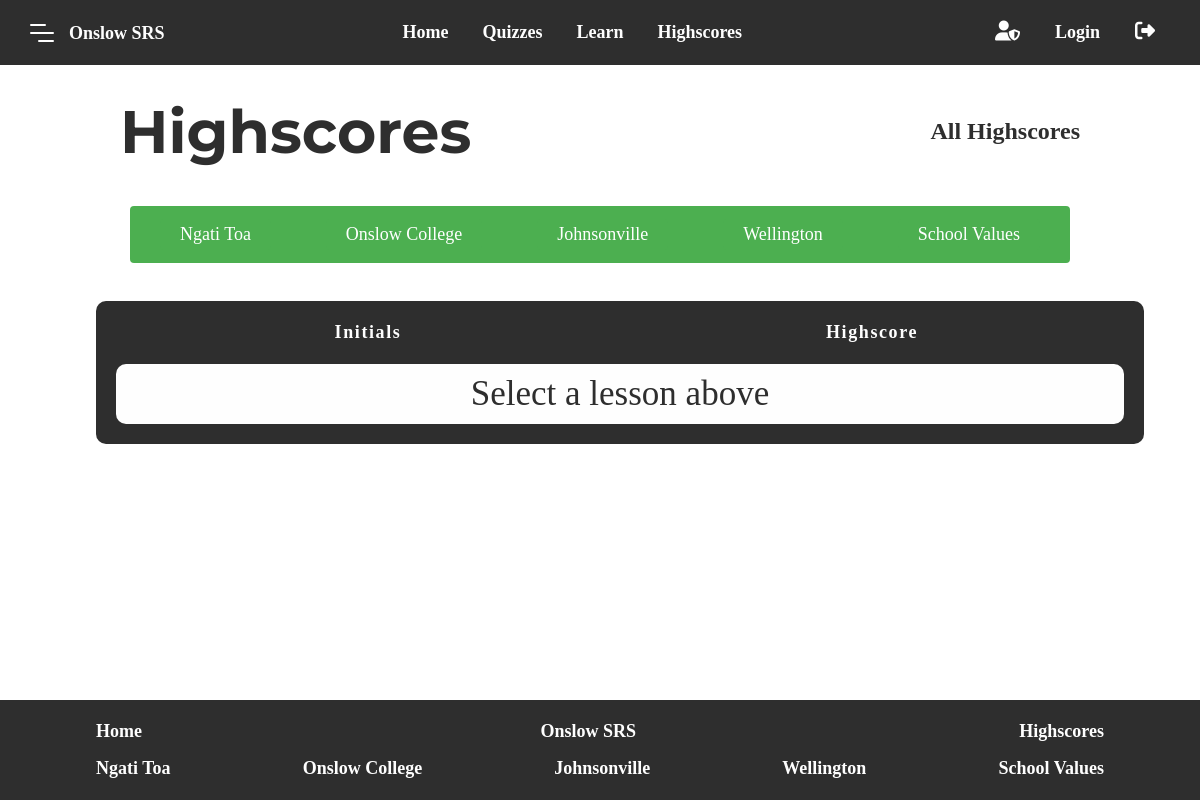
/highscores.php, run on the app's committed database.
### tables this page shows
CREATE TABLE IF NOT EXISTS subjects(
    subjectID INT UNSIGNED AUTO_INCREMENT PRIMARY KEY,
    subjectName TINYTEXT NOT NULL,
    subjectImg VARCHAR(1025)
);

### includes/constants.php (called while the page is built, shortened)
<?php
    $title = 'Onslow SRS';
?>

### highscores.php (the view, shortened to what this page needs)
<?php session_start();
	if(!isset($_GET['lessonID'])) {
		$lessonID = 0;
	} else {$lessonID = $_GET['lessonID'];}
	if ($lessonID == 0) {$lessonName = "All Highscores";}
	else {$lessonName = getLessonName($lessonID);}
?>
<!DOCTYPE html>
<html lang="en">
	<?php include 'includes/constants.php'; ?>
	<head>
		<?php include 'includes/head.php'; ?>
	</head>
	<body>
		<div id="body-wrapper">
			<?php include 'includes/header.php'; ?>
			<div class="title-page">
				<div id="title-container">
					<h1 class="title-text">Highscores</h1>
					<h2 class="lesson-name"><?php echo $lessonName ?></h2>
				</div>
			</div>
			<div class="lesson-btns-wrapper">
				<div class="lesson-btns container">
					<?php
						$dbc = mysqli_connect("localhost", "root", 'admin', "srs");
						$query = 'CALL GetSubjects()';
						$allLessons = mysqli_query($dbc, $query);
						foreach ($allLessons as $lesson) {
							$lessonName = $lesson['subjectName'];
							$lessonID = $lesson['subjectID'];
							echo "<a class='lesson-btns' href='highscores.php?lessonID=$lessonID'>$lessonName</a>";
						}
					?>
				</div>
			</div>
			<div class="highscore-table-wrapper">
				<div class="highscore-table-container">
					<table class="highscore-table">
						<tr class="table-titles">
							<th>Initials</th>
							<th>Highscore</th>
						</tr>
					</table>
					<?php
						if (isset($_GET["lessonID"]) && $_GET["lessonID"] >= 1) {
							$lessonID = $_GET["lessonID"];
							$dbc = mysqli_connect("localhost", "root", 'admin', "srs");
							$query = "CALL GetHighscore($lessonID)";
							$hsResult = mysqli_query($dbc, $query);
							while($highscores = mysqli_fetch_assoc($hsResult)){
								echo 	"<div class='spacer'>";
								echo 		"<div class='spacer'></div>";
								echo	"</div>";
								echo 	"<div class='row'>";
								echo 		"<div class='initials'>" . $highscores['initials'] . "</div>";
								echo 		"<div class='highscore'>" . $highscores['highscore'] . "</div>";
								echo	"</div>";
							}
						}
						else {
							echo 	"<div class='spacer'>";
							echo 		"<div class='spacer'></div>";
							echo	"</div>";
							echo 	"<div class='row'>";
							echo 		"<div class='initials' style='width:100%'>Select a lesson above</div>";
							echo	"</div>";
						}
					?>
				</div>
	      	</div>
		</div>
		<footer>
			<?php include 'includes/footer.php'; ?>
      	</footer>
	</body>
</html>

### includes/header.php (shortened to what this page needs)
<?php include 'constants.php'; ?>
<header>
    <div class="burgermenu-logo">
        <div class="burger burger-squeeze">
            <div class="burger-lines"></div>
        </div>
        <a class="logo-text home-page" href=""><?php echo $title; ?></a>
    </div>
    <nav>
        <ul class="nav-links">
            <li><a class="link home-page" href="">Home</a></li>
            <li><p class="link dropdown" >Quizzes</p></li>
            <li><p class="link dropdown-learn" >Learn</p></li>
            <li><a class="link highscore-page" href="">Highscores</a></li>
        </ul>
    </nav>
    <nav class="flexdisplay-profile">
        <ul class="nav-links">
            <li>
                <div class="profile-icn">
                    <i class="fas fa-user-shield"></i>
                </div>
            </li>
            <li id="login"><button class="link login">Login</button></li>
            <li>
                <div class="logout-icn">
                    <i class="fas fa-sign-out-alt"></i>
                </div>
            </li>
        </ul>
    </nav>
</header>
        <?php
            function itterateSubjects() {
                $dbc = mysqli_connect("localhost", "root", 'admin', "srs");
                $subjectsQuery = 'CALL GetSubjects()';
                $subjectsResult = mysqli_query($dbc, $subjectsQuery);
                while($subjectsRecord = mysqli_fetch_assoc($subjectsResult)){
                    echo '<li><a class="link" href="">' . $subjectsRecord['subjectName'] . '</a></li>';
                }
            }
            itterateSubjects();
        ?>

### css/styles.css (style rules this page uses)
:root { --backgroundColour: #FEFEFE; --offWhite: #F7FAFF; --darkAccent: #2E2E2E; --greyAccent: #D8D8D8; --greenAccent: #418265; --redAccent: #C94B4B; --errorRed: #FF2B26; --correctGreen: #00AB39; --lightFillColour: var(--backgroundColour); --darkFillColour: var(--darkAccent); --mainTextColour: var(--darkAccent); --secoundaryTextColour: var(--backgroundColour); --sitePadding: 30px 10%; --bodyTextPadding: 10px 0px; --titleFont: 'Montserrat', sans-serif; --headerFont: 'Nirmala UI'; --bodyFont: 'Nirmala UI'; --titleFontWeight: 900; --headerFontWeight: 800; --navFontWeight: 700; --bodyFontWeight: 600; --titleFontSize: 60px; --headerFontSize: 40px; --subheaderFontSize: 30px; --bodyFontSize: 18px; --mobiletitleFontSize: 10vw; --allertBlur: 2px; --navPadding: 5px 2.5%; --dropdownPadding: 5px 20% 20px 20%; --dropdownLinksPadding: calc(calc(100vw - 20%) / 13.3); --cardWidth: calc((100% / 5) - 5%); --cardHeight: 50vh; --mobileCardHeight: 400px; --cardMobileWidth: 80vw; --borderRadius: 5px; --mobileBorderRadius: 12px; --mobileTutorialCardBoxShadow: var(--codeBlockBoxShadow); --quizCardHeight: 20vw; --quizCardWidth: 20vw; --quizCardFontSize: 30px; --quizCardContainerPadding: 30px 12%; --codeBlockPadding: 10px 0px 30px 0px; --codeBlockBoxShadow: 0px 8px 25px 0px rgba(0,0,0,0.4); --footerLinkPadding: calc(calc(100vw - 20%) / 3.5); --footerSiteMapPadding: calc(calc(100vw - 20%) / 16.5); }
html { margin: 0px; padding: 0px; font-family: var(--bodyFont); box-sizing: border-box; overflow-x: hidden; color: var(--mainTextColour); scroll-behavior: smooth; transition: 0.4s; }
body { margin: 0px; padding: 0px; position: relative; }
#body-wrapper { width: 100%; }
header, footer { display: flex; justify-content: space-between; align-items: center; background-color: var(--darkFillColour); font-weight: var(--navFontWeight); padding: var(--navPadding); color: var(--backgroundColour); }
li, a, p.dropdown, button.link.login { font-family: var(--headerFont); font-weight: var(--textFont); font-size: 18px; text-decoration: none; color: var(--backgroundColour); background: none; border: none; cursor: pointer; }
.burgermenu-logo { display: flex; align-items: center; }
a.logo-text { padding-left: 15px; line-height: 0px; }
#login { padding: 0 10px; }
.nav-links, ul { list-style: none; padding: 0px; }
.nav-links li, .site-map li { display: inline-block; padding: 0px 15px; }
.nav-links * { transition: all 0.3s ease 0s; }
nav.flexdisplay-profile, .profile-icn, .logout-icn { display: flex; align-items: center; }
.fas { font-size: 20px; }
div.burger { font-size: 8px; }
#title-container, .container { display: flex; justify-content: space-between; align-items: center; padding: 30px 10% 0 10%; }
.title-text, .lesson-title { font-family: var(--titleFont); font-size: var(--titleFontSize); color: var(--darkBlack); display: inline-block; margin: 0px; }
.container, .question-container { padding: 10px 11% 30px 11%; font-size: var(--bodyFontSize) }
p { font-family: var(--bodyFont); color: var(--darkBlack); display: inline-block; margin: 0px; }
.lesson-btns-wrapper { padding: var(--sitePadding); padding-bottom: 0; }
.lesson-btns { background-color: #4CAF50; color: white; padding: 5px 20px; margin: 8px 10px; border: none; border-radius: 4px; cursor: pointer; transition: 0.3s; font-size: 18px; }
.highscore-table .table-titles th { width: 50%; }
div.initials { width: 50%; text-align: center; }
.results-table-wrapper, .highscore-table-wrapper { padding: 30px 8%; }
.results-table-container, .highscore-table-container { background-color: var(--darkAccent); width: 100%; border-radius: 10px; padding: 20px; }
.results-table, .highscore-table { border-spacing: 0 10px; margin-top: -10px; width: 100%; }
tr.table-titles { font-size: 18px; letter-spacing: 0.1rem; color: var(--backgroundColour); }
.spacer { height: 10px; }
.row { display: flex; align-items: center; font-size: 18px; height: 60px; border-radius: 10px; background-color: var(--backgroundColour); }
.highscore-table-container .row { font-size: 35px; }
footer { padding: 5px 8%; }
ul.site-map li { padding: 0px; }

### data on the page
subjects: subjectName "Ngati Toa"
subjects: subjectName "Onslow College"
subjects: subjectName "Johnsonville"
subjects: subjectName "Wellington"
subjects: subjectName "School Values"

### other printed values
$title "Onslow SRS"
$lessonName "All Highscores"
